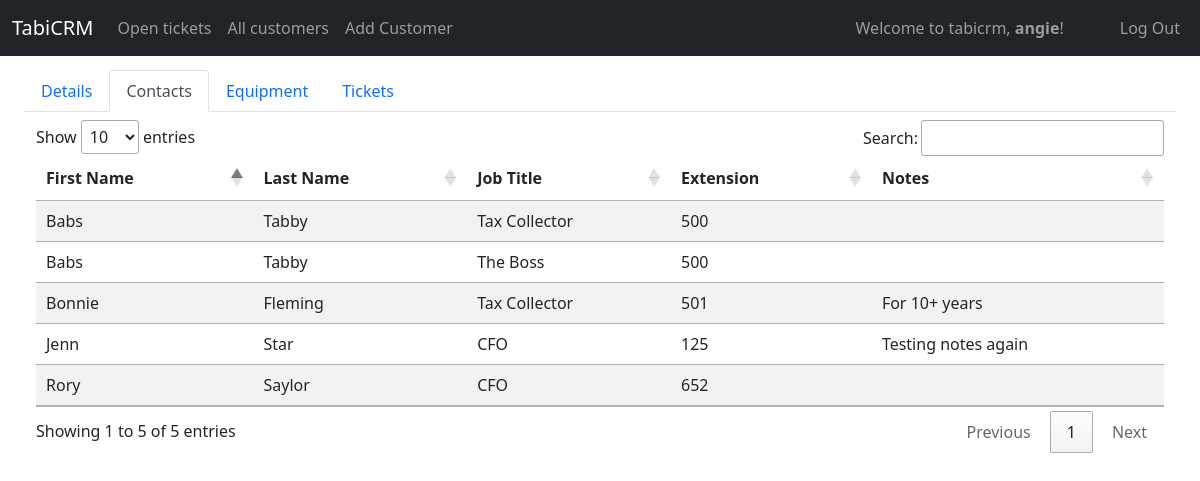
Page /display_contacts/1 (signed in) on the committed database.
### tabicrm/models.py (models this page shows, shortened)
class User(AbstractUser):
    id = models.AutoField(primary_key=True)
    role = models.CharField(max_length=64)
    title = models.CharField(max_length=64, null=True, blank=True)
    department = models.CharField(max_length=64, null=True, blank=True)
    extension = models.CharField(max_length=64, null=True, blank=True)
    cellphone = models.CharField(max_length=64, null=True, blank=True)
    street = models.CharField(max_length=64, null=True, blank=True)
    city = models.CharField(max_length=64, null=True, blank=True)
    state = models.CharField(max_length=64, null=True, blank=True)
    zip = models.CharField(max_length=64, null=True, blank=True)
    country = models.CharField(max_length=64, null=True, blank=True)

class Contact(models.Model):
    id = models.AutoField(primary_key=True)
    first_name = models.CharField(max_length=255)
    last_name =  models.CharField(max_length=255,blank=True, null=True)
    job_title =   models.CharField(max_length=255,blank=True, null=True)
    extension = models.CharField(max_length=255,blank=True, null=True)
    notes = models.TextField(blank=True, null=True)
    customer = models.ForeignKey(Customer, on_delete=models.CASCADE, related_name="contact_customer")
    added_by = models.ForeignKey(User, on_delete=SET_NULL, related_name="contact_addedby", blank=True, null=True)
    updated_by = models.ForeignKey(User, on_delete=SET_NULL, related_name="contact_updatedon", blank=True, null=True)
    created_on = models.DateTimeField(auto_now_add=True)
    updated_on = models.DateTimeField(auto_now=True)

### tabicrm/views/contact.py (the view)
# urls.py: path("display_contacts/<int:id>", views.display_contacts, name="display_contacts"),
@login_required
def display_contacts(request, id):
    customer = Customer.objects.get(id = id)
    contacts = Contact.objects.filter(customer = customer)
    return render(request,"tabicrm/full_forms/display_contacts.html", {"contacts": contacts, 'customer': customer, 'cust_contacts': True })

### tabicrm/templates/tabicrm/full_forms/display_contacts.html
{% extends "tabicrm/layout.html" %}
{% load static %}
{% load humanize %}
{% block body %}
<div class="container-fluid mt-2">
    {% include 'tabicrm/customer_nav.html' %}
    <div class="container-fluid mt-2">
        <table class="table table-striped table-responsive" id="contactsTable">
            <thead class="thead-dark">
                <tr>
                    <th scope="col">First Name</th>
                    <th scope="col">Last Name</th>
                    <th scope="col">Job Title</th>
                    <th scope="col">Extension</th>
                    <th scope="col">Notes</th>
                </tr>
            </thead>
            <tbody>
                {% for contact in contacts %}
                <tr class="select-customer" id="{{customer.id}}" onclick="openFirstModal()">
                    <td>{{contact.first_name}}</td>
                    <td>{{contact.last_name}}</td>
                    <td>{{contact.job_title}}</td>
                    <td>{{contact.extension}}</td>
                    <td>{{contact.notes}}</td>
                </tr>
                {% endfor%}
            </tbody>
        </table>
    </div>
</div>
{% endblock %}

### tabicrm/templates/tabicrm/layout.html (shortened to what this page needs)
{% load static %}
<!DOCTYPE html>
<html lang="en">
<head>
    <link href="https://cdn.jsdelivr.net/npm/bootstrap@5.1.3/dist/css/bootstrap.min.css" rel="stylesheet">
    <link rel="stylesheet" href="https://maxst.icons8.com/vue-static/landings/line-awesome/line-awesome/1.3.0/css/line-awesome.min.css">
    <link href="{% static 'tabicrm/styles.css' %}" rel="stylesheet">
    <link rel="stylesheet" href="https://cdn.datatables.net/1.11.3/css/jquery.dataTables.min.css">
</head>
<body>
    <nav class="navbar navbar-expand-xl navbar-dark bg-dark mb-5 fixed-top">
        <div class="container-fluid">
            <a class="navbar-brand" href="{% url 'index' %}">TabiCRM</a>
            <div class="collapse navbar-collapse" id="navbarText">
                <ul class="navbar-nav me-auto mb-2 mb-lg-0">
                    {% if user.is_authenticated %}
                    <li class="nav-item {% if navadd_customer %}active{% endif %}">
                        <a class="nav-link" href="{% url 'all_customers' %}">Open tickets</a>
                    </li>
                    <li class="nav-item {% if navadd_customer %}active{% endif %}">
                        <a class="nav-link" href="{% url 'all_customers' %}">All customers</a>
                    </li>
                    <li class="nav-item {% if navadd_customer %}active{% endif %}">
                        <a class="nav-link" href="{% url 'add_customer' %}">Add Customer</a>
                    </li>
                    {% endif %}
                </ul>
                <span class="navbar-text me-5">
                    {% if user.is_authenticated %}
                    Welcome to tabicrm, <strong>{{ user.username }}</strong>!
                    {% endif %}
                </span>
                <ul class="navbar-nav  mb-2 mb-lg-0">
                    {% if user.is_authenticated %}
                    <li class="nav-item">
                        <a class="nav-link" href="{% url 'logout' %}">Log Out</a>
                    </li>
                    {% else %}
                    <li class="nav-item">
                        <a class="nav-link {% if navlogin %}active{% endif %}" href="{% url 'login' %}">Log In</a>
                    </li>
                    {% endif %}
                </ul>
            </div>
        </div>
    </nav>
    <div class="container-fluid">
        {% block body %}
        {% endblock %}
    </div>
</body>
</html>

### tabicrm/static/tabicrm/styles.css (style rules this page uses)
body { margin-top: 70px; }

### rows in the picture
User: username "angie"
Contact: first_name "Bonnie", last_name "Fleming", job_title "Tax Collector", extension "501", notes "For 10+ years"
Contact: first_name "Jenn", last_name "Star", job_title "CFO", extension "125", notes "Testing notes again"
Contact: first_name "Babs", last_name "Tabby", job_title "Tax Collector", extension "500"
Contact: first_name "Babs", last_name "Tabby", job_title "The Boss", extension "500"
Contact: first_name "Rory", last_name "Saylor", job_title "CFO", extension "652"
